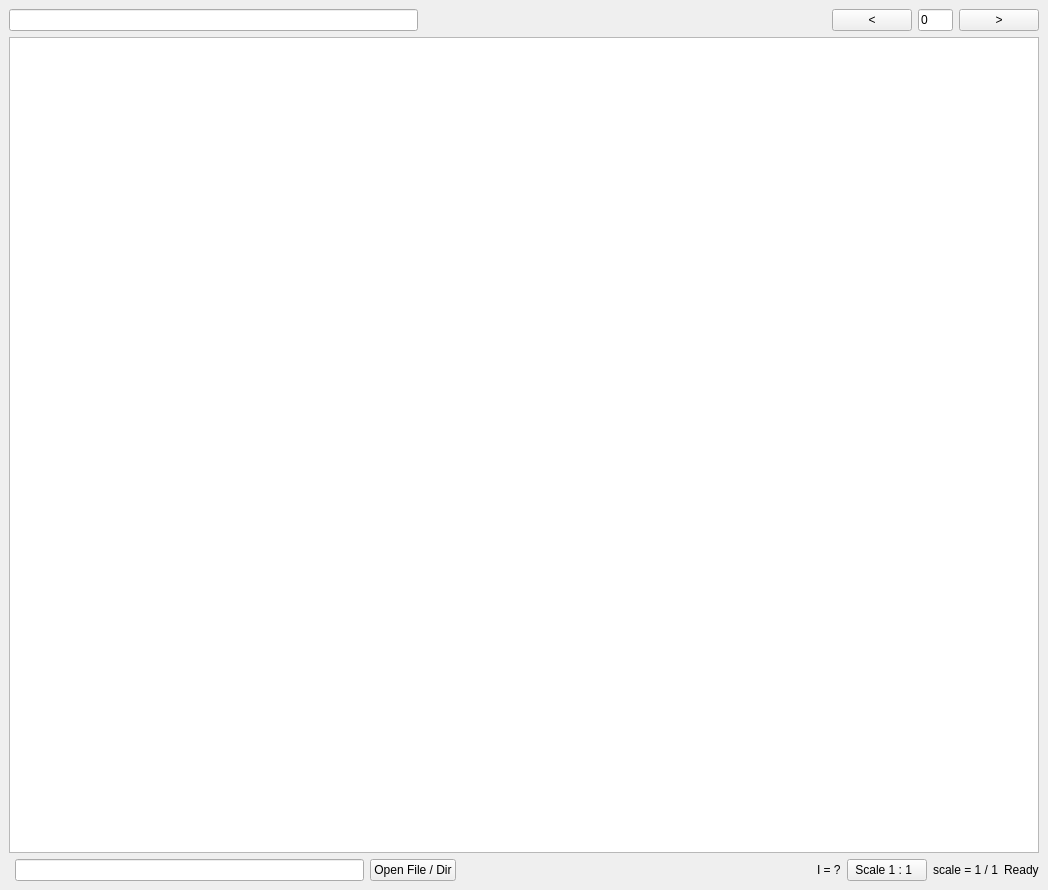
<?xml version="1.0" encoding="UTF-8"?>
<ui version="4.0">
 <class>MainWindow</class>
 <widget class="QMainWindow" name="MainWindow">
  <property name="geometry">
   <rect>
    <x>0</x>
    <y>0</y>
    <width>1048</width>
    <height>890</height>
   </rect>
  </property>
  <property name="windowTitle">
   <string>MainWindow</string>
  </property>
  <widget class="QWidget" name="centralwidget">
   <layout class="QGridLayout" name="gridLayout_3">
    <item row="2" column="1">
     <widget class="QLineEdit" name="IntroPathEdit"/>
    </item>
    <item row="2" column="7">
     <widget class="QLabel" name="OutuputStatLabel">
      <property name="text">
       <string>Ready</string>
      </property>
     </widget>
    </item>
    <item row="2" column="6">
     <widget class="QLabel" name="InvScaleLabel">
      <property name="text">
       <string>scale = 1 / 1</string>
      </property>
     </widget>
    </item>
    <item row="2" column="3">
     <spacer name="horizontalSpacer_2">
      <property name="orientation">
       <enum>Qt::Horizontal</enum>
      </property>
      <property name="sizeHint" stdset="0">
       <size>
        <width>40</width>
        <height>20</height>
       </size>
      </property>
     </spacer>
    </item>
    <item row="2" column="5">
     <widget class="QPushButton" name="ScaleOneOneButton">
      <property name="text">
       <string>Scale 1 : 1  </string>
      </property>
     </widget>
    </item>
    <item row="2" column="2">
     <widget class="QPushButton" name="OpenFileButton">
      <property name="text">
       <string>Open File / Dir</string>
      </property>
     </widget>
    </item>
    <item row="1" column="0" colspan="8">
     <widget class="QGraphicsView" name="imageView"/>
    </item>
    <item row="0" column="0" colspan="8">
     <layout class="QHBoxLayout" name="horizontalLayout">
      <item>
       <widget class="QLineEdit" name="IntroNodeEdit"/>
      </item>
      <item>
       <spacer name="horizontalSpacer">
        <property name="orientation">
         <enum>Qt::Horizontal</enum>
        </property>
        <property name="sizeHint" stdset="0">
         <size>
          <width>40</width>
          <height>20</height>
         </size>
        </property>
       </spacer>
      </item>
      <item>
       <widget class="QPushButton" name="PrevImgButton">
        <property name="text">
         <string> &lt; </string>
        </property>
       </widget>
      </item>
      <item>
       <widget class="QLineEdit" name="ImgNumEdit">
        <property name="sizePolicy">
         <sizepolicy hsizetype="Fixed" vsizetype="Fixed">
          <horstretch>0</horstretch>
          <verstretch>0</verstretch>
         </sizepolicy>
        </property>
        <property name="maximumSize">
         <size>
          <width>35</width>
          <height>16777215</height>
         </size>
        </property>
        <property name="text">
         <string>0</string>
        </property>
       </widget>
      </item>
      <item>
       <widget class="QPushButton" name="NextImgButton">
        <property name="text">
         <string> &gt; </string>
        </property>
       </widget>
      </item>
     </layout>
    </item>
    <item row="2" column="4">
     <widget class="QLabel" name="IntensLabel">
      <property name="text">
       <string>I = ?</string>
      </property>
     </widget>
    </item>
   </layout>
  </widget>
 </widget>
 <resources/>
 <connections/>
</ui>
